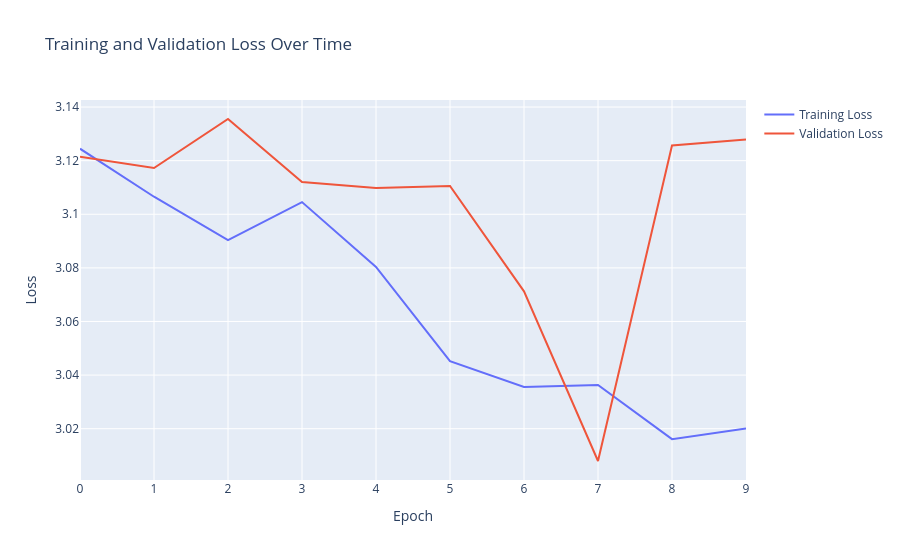

This figure's notebook cell:
### Code cell
import plotly.graph_objects as go
import time

# Hyperparameters
epsilon = 1E-6

# Use CCE loss
criterion = torch.nn.CrossEntropyLoss() 
optimizer = torch.optim.Adam(model.parameters(), lr=epsilon)

# Taken from Lesson 19
def train_model(model, optimizer, num_epochs, checkpoint_path):
    """Train, keep the checkpoint with the lowest validation loss, and plot the losses."""
    training_losses = []
    validation_losses = []
    best_validation_loss = float('inf')
    best_validation_epoch = -1
    training_start = time.time()

    for epoch in range(num_epochs):
        model.train()
        epoch_loss = 0
        num_batches = 0
        for images, angles, labels in train_loader:
            images = images.to(device)
            angles = angles.to(device)
            labels = labels.to(device)
            outputs = model(images, angles)
            optimizer.zero_grad() 
            loss = criterion(outputs, labels)
            loss.backward() 
            optimizer.step()
            
            epoch_loss += loss.item()
            num_batches += 1

        avg_loss = epoch_loss / num_batches
        training_losses.append(avg_loss)

        # Compute validation loss. Don't need gradients here.
        model.eval()
        with torch.no_grad():
            val_total = 0
            for images, angles, labels in val_loader:
                val_outputs = model(images.to(device), angles.to(device))
                val_total += criterion(val_outputs, labels.to(device)).item() * len(labels)
            validation_loss = val_total / len(images_val)
            validation_losses.append(validation_loss)

        # Save the model if this is the best validation loss so far
        if validation_loss < best_validation_loss:
            best_validation_loss = validation_loss
            best_validation_epoch = epoch
            torch.save(model.state_dict(), checkpoint_path)
            best_marker = ' *'
        else:
            best_marker = ''

        if epoch % (num_epochs / 10) == 0:
            print(f'Epoch [{epoch}/{num_epochs}], Train Loss: {avg_loss:.5f}, Val Loss: {validation_loss:.5f}{best_marker}')

    total_time = time.time() - training_start
    print(f'Average time per epoch: {total_time / num_epochs:.2f}s')
    print(f'Best validation loss: {best_validation_loss:.5f} (epoch {best_validation_epoch})')

    fig = go.Figure()
    fig.add_trace(go.Scatter(x=list(range(len(training_losses))), y=training_losses, mode='lines', name='Training Loss'))
    fig.add_trace(go.Scatter(x=list(range(len(validation_losses))), y=validation_losses, mode='lines', name='Validation Loss'))
    fig.update_layout(title="Training and Validation Loss Over Time", xaxis_title="Epoch", yaxis_title="Loss")
    fig.show()


train_model(model, optimizer, num_epochs=10, checkpoint_path='kilter_cnn.pth')

### Figure 1 — Plotly figure (JSON) as saved in the notebook; plotly's stock layout.template omitted (floating-point values rounded to 4 significant figures)
{"data": [{"mode": "lines", "name": "Training Loss", "type": "scatter", "x": [0, 1, 2, 3, 4, 5, 6, 7, 8, 9], "y": [3.124, 3.107, 3.09, 3.105, 3.08, 3.045, 3.036, 3.036, 3.016, 3.02]}, {"mode": "lines", "name": "Validation Loss", "type": "scatter", "x": [0, 1, 2, 3, 4, 5, 6, 7, 8, 9], "y": [3.121, 3.117, 3.136, 3.112, 3.11, 3.111, 3.071, 3.008, 3.126, 3.128]}], "layout": {"title": {"text": "Training and Validation Loss Over Time"}, "xaxis": {"title": {"text": "Epoch"}}, "yaxis": {"title": {"text": "Loss"}}}}
